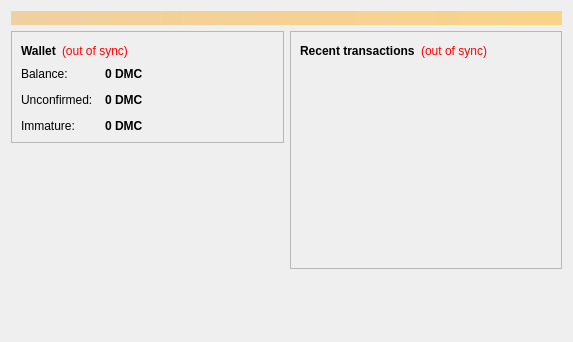
<?xml version="1.0" encoding="UTF-8"?>
<ui version="4.0">
 <class>OverviewPage</class>
 <widget class="QWidget" name="OverviewPage">
  <property name="geometry">
   <rect>
    <x>0</x>
    <y>0</y>
    <width>573</width>
    <height>342</height>
   </rect>
  </property>
  <property name="windowTitle">
   <string>Form</string>
  </property>
  <layout class="QVBoxLayout" name="topLayout">
   <item>
    <widget class="QLabel" name="labelAlerts">
     <property name="visible">
      <bool>false</bool>
     </property>
     <property name="styleSheet">
      <string notr="true">background-color: qlineargradient(x1: 0, y1: 0, x2: 1, y2: 0, stop:0 #F0D0A0, stop:1 #F8D488); color:#000000;</string>
     </property>
     <property name="wordWrap">
      <bool>true</bool>
     </property>
     <property name="margin">
      <number>3</number>
     </property>
    </widget>
   </item>
   <item>
    <layout class="QHBoxLayout" name="horizontalLayout" stretch="1,1">
     <item>
      <layout class="QVBoxLayout" name="verticalLayout_2">
       <item>
        <widget class="QFrame" name="frame">
         <property name="frameShape">
          <enum>QFrame::StyledPanel</enum>
         </property>
         <property name="frameShadow">
          <enum>QFrame::Raised</enum>
         </property>
         <layout class="QVBoxLayout" name="verticalLayout_4">
          <item>
           <layout class="QHBoxLayout" name="horizontalLayout_4">
            <item>
             <widget class="QLabel" name="label_5">
              <property name="font">
               <font>
                <weight>75</weight>
                <bold>true</bold>
               </font>
              </property>
              <property name="text">
               <string>Wallet</string>
              </property>
             </widget>
            </item>
            <item>
             <widget class="QLabel" name="labelWalletStatus">
              <property name="toolTip">
               <string>The displayed information may be out of date. Your wallet automatically synchronizes with the Diamondcoin network after a connection is established, but this process has not completed yet.</string>
              </property>
              <property name="styleSheet">
               <string notr="true">QLabel { color: red; }</string>
              </property>
              <property name="text">
               <string notr="true">(out of sync)</string>
              </property>
              <property name="alignment">
               <set>Qt::AlignLeading|Qt::AlignLeft|Qt::AlignVCenter</set>
              </property>
             </widget>
            </item>
            <item>
             <spacer name="horizontalSpacer_2">
              <property name="orientation">
               <enum>Qt::Horizontal</enum>
              </property>
              <property name="sizeHint" stdset="0">
               <size>
                <width>40</width>
                <height>20</height>
               </size>
              </property>
             </spacer>
            </item>
           </layout>
          </item>
          <item>
           <layout class="QFormLayout" name="formLayout_2">
            <property name="fieldGrowthPolicy">
             <enum>QFormLayout::AllNonFixedFieldsGrow</enum>
            </property>
            <property name="horizontalSpacing">
             <number>12</number>
            </property>
            <property name="verticalSpacing">
             <number>12</number>
            </property>
            <item row="0" column="0">
             <widget class="QLabel" name="label">
              <property name="text">
               <string>Balance:</string>
              </property>
             </widget>
            </item>
            <item row="0" column="1">
             <widget class="QLabel" name="labelBalance">
              <property name="font">
               <font>
                <weight>75</weight>
                <bold>true</bold>
               </font>
              </property>
              <property name="cursor">
               <cursorShape>IBeamCursor</cursorShape>
              </property>
              <property name="toolTip">
               <string>Your current balance</string>
              </property>
              <property name="text">
               <string notr="true">0 DMC</string>
              </property>
              <property name="textInteractionFlags">
               <set>Qt::LinksAccessibleByMouse|Qt::TextSelectableByKeyboard|Qt::TextSelectableByMouse</set>
              </property>
             </widget>
            </item>
            <item row="1" column="0">
             <widget class="QLabel" name="label_3">
              <property name="text">
               <string>Unconfirmed:</string>
              </property>
             </widget>
            </item>
            <item row="1" column="1">
             <widget class="QLabel" name="labelUnconfirmed">
              <property name="font">
               <font>
                <weight>75</weight>
                <bold>true</bold>
               </font>
              </property>
              <property name="cursor">
               <cursorShape>IBeamCursor</cursorShape>
              </property>
              <property name="toolTip">
               <string>Total of transactions that have yet to be confirmed, and do not yet count toward the current balance</string>
              </property>
              <property name="text">
               <string notr="true">0 DMC</string>
              </property>
              <property name="textInteractionFlags">
               <set>Qt::LinksAccessibleByMouse|Qt::TextSelectableByKeyboard|Qt::TextSelectableByMouse</set>
              </property>
             </widget>
            </item>
            <item row="2" column="0">
             <widget class="QLabel" name="labelImmatureText">
              <property name="text">
               <string>Immature:</string>
              </property>
             </widget>
            </item>
            <item row="2" column="1">
             <widget class="QLabel" name="labelImmature">
              <property name="font">
               <font>
                <weight>75</weight>
                <bold>true</bold>
               </font>
              </property>
              <property name="toolTip">
               <string>Mined balance that has not yet matured</string>
              </property>
              <property name="text">
               <string notr="true">0 DMC</string>
              </property>
              <property name="textInteractionFlags">
               <set>Qt::LinksAccessibleByMouse|Qt::TextSelectableByKeyboard|Qt::TextSelectableByMouse</set>
              </property>
             </widget>
            </item>
           </layout>
          </item>
         </layout>
        </widget>
       </item>
       <item>
        <spacer name="verticalSpacer">
         <property name="orientation">
          <enum>Qt::Vertical</enum>
         </property>
         <property name="sizeHint" stdset="0">
          <size>
           <width>20</width>
           <height>40</height>
          </size>
         </property>
        </spacer>
       </item>
      </layout>
     </item>
     <item>
      <layout class="QVBoxLayout" name="verticalLayout_3">
       <item>
        <widget class="QFrame" name="frame_2">
         <property name="frameShape">
          <enum>QFrame::StyledPanel</enum>
         </property>
         <property name="frameShadow">
          <enum>QFrame::Raised</enum>
         </property>
         <layout class="QVBoxLayout" name="verticalLayout">
          <item>
           <layout class="QHBoxLayout" name="horizontalLayout_2">
            <item>
             <widget class="QLabel" name="label_4">
              <property name="text">
               <string>&lt;b&gt;Recent transactions&lt;/b&gt;</string>
              </property>
             </widget>
            </item>
            <item>
             <widget class="QLabel" name="labelTransactionsStatus">
              <property name="toolTip">
               <string>The displayed information may be out of date. Your wallet automatically synchronizes with the Diamondcoin network after a connection is established, but this process has not completed yet.</string>
              </property>
              <property name="styleSheet">
               <string notr="true">QLabel { color: red; }</string>
              </property>
              <property name="text">
               <string notr="true">(out of sync)</string>
              </property>
              <property name="alignment">
               <set>Qt::AlignRight|Qt::AlignTrailing|Qt::AlignVCenter</set>
              </property>
             </widget>
            </item>
            <item>
             <spacer name="horizontalSpacer">
              <property name="orientation">
               <enum>Qt::Horizontal</enum>
              </property>
              <property name="sizeHint" stdset="0">
               <size>
                <width>40</width>
                <height>20</height>
               </size>
              </property>
             </spacer>
            </item>
           </layout>
          </item>
          <item>
           <widget class="QListView" name="listTransactions">
            <property name="styleSheet">
             <string notr="true">QListView { background: transparent; }</string>
            </property>
            <property name="frameShape">
             <enum>QFrame::NoFrame</enum>
            </property>
            <property name="verticalScrollBarPolicy">
             <enum>Qt::ScrollBarAlwaysOff</enum>
            </property>
            <property name="horizontalScrollBarPolicy">
             <enum>Qt::ScrollBarAlwaysOff</enum>
            </property>
            <property name="selectionMode">
             <enum>QAbstractItemView::NoSelection</enum>
            </property>
           </widget>
          </item>
         </layout>
        </widget>
       </item>
       <item>
        <spacer name="verticalSpacer_2">
         <property name="orientation">
          <enum>Qt::Vertical</enum>
         </property>
         <property name="sizeHint" stdset="0">
          <size>
           <width>20</width>
           <height>40</height>
          </size>
         </property>
        </spacer>
       </item>
      </layout>
     </item>
    </layout>
   </item>
  </layout>
 </widget>
 <resources/>
 <connections/>
</ui>
